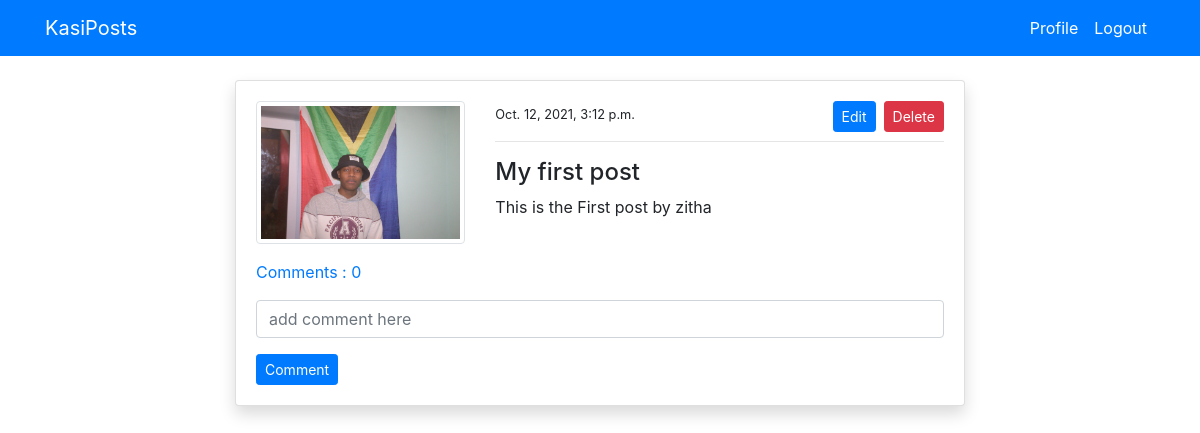
The app's page /post_detail/1/ (signed in) with its own data.
### blog/models.py (models this page shows, shortened)
class PostModel(models.Model):
    title = models.CharField(max_length = 100)
    content = models.TextField()
    auth = models.ForeignKey(User,on_delete = models.CASCADE )
    date_created = models.DateTimeField(auto_now_add = True)
    class Meta:
        ordering = ('-date_created',)
    def comment_count(self):
        return self.comment_set.all().count()

### users/models.py (models this page shows, shortened)
class ProfileModel(models.Model):
    user = models.OneToOneField(User, on_delete = models.CASCADE)
    image = models.ImageField(default = 'default.png', upload_to = 'profile', validators =[FileExtensionValidator(['png','jpg'])] )

### blog/views.py (the view)
# urls.py: path('post_detail/<int:pk>/', views.post_detail, name = 'blog-post-detail'),
@login_required
def post_detail(request, pk):
    post = PostModel.objects.get(id = pk)
    if request.method == "POST":
        c_form = CommentForm(request.POST)
        if c_form.is_valid():
            instance = c_form.save(commit = False)
            instance.user = request.user
            instance.post = post
            instance.save()
            return redirect('blog-post-detail', pk= post.id
            )
    else:
        c_form = CommentForm()
    context = {
        'post' : post,
        'c_form' : c_form,
    }
    return render(request, 'blog/post_detail.html', context)

### blog/forms.py
class CommentForm(forms.ModelForm):
    content = forms.CharField(label='',widget = forms.TextInput(attrs={'placeholder' : 'add comment here'}) )
    class Meta:
        model = Comment
        fields = ('content',)

### templates/blog/post_detail.html (shortened to what this page needs)
{% extends 'partials/base.html' %}
{% load crispy_forms_tags %}
{% block content %}
    <div class="container">
       <div class="row mt-5 pt-3">
           <div class="col-md-8 offset-md-2">
                <div class="card my-3 shadow">
                   <div class="card-body">
                       <div class="row">
                           <div class="col-md-4">
                                <img class="img-thumbnail" src="{{post.auth.profilemodel.image.url}}" alt="profile-img">
                           </div>
                           <div class="col-md-8">
                              <small> {{ post.date_created}} </small>
                              {% if post.auth == request.user %}
                                <span><a class="btn btn-danger btn-sm float-right" href="{% url 'blog-post-delete' post.id %}">Delete</a></span>
                                <span><a class="btn btn-primary btn-sm float-right mx-2" href="{% url 'blog-post-edit' post.id %}">Edit</a></span>
                               {% endif %}
                              <hr>
                              <h4>{{post.title}}</h4>
                              <p>{{post.content}}</p>
                           </div>
                       </div>
                       <p class="mt-3" >
                        <a class="" data-toggle="collapse" href="#collapseExample" role="button" aria-expanded="false" aria-controls="collapseExample">
                          Comments : {{post.comment_count}}
                        </a>
                      </p>
                      <form method="POST">
                          {{c_form | crispy }}
                          <input class="btn btn-primary btn-sm" type="submit" value="Comment">
                      </form>
                   </div>
                </div>
           </div>
       </div>
    </div>
{% endblock %}

### records on screen
PostModel: auth.profilemodel.image (picture), date_created "Oct. 12, 2021, 3:12 p.m.", title "My first post", content "This is the First post by zitha", comment_count "0"
